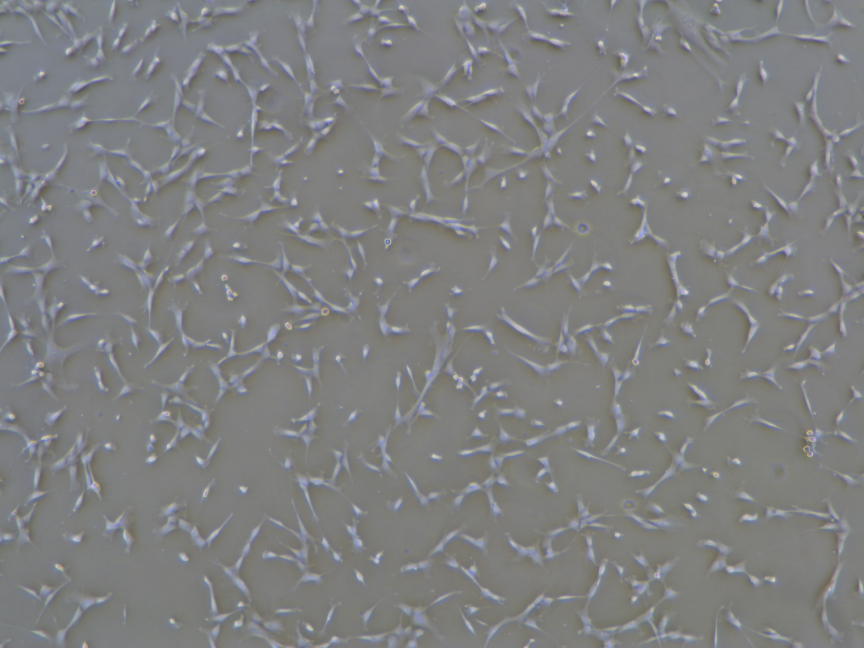
#> input picture hidos-django/hidos/cellc2/bin/images/1-3.jpg, 2592 x 1944 px (shown at 1/3 size)
$ python -i cellm3_V02.py   (imports and definitions only)
#> lines starting #> are read from the running program, lines starting #| are printed output that depends on the picture

# coding: utf-8

# In[42]:

from PIL import Image
#%matplotlib inline
#%matplotlib qt
import numpy as np
from skimage import io, morphology, data, color, img_as_ubyte
from cell.skimage_compat import bgr2gray, laplace, remove_small_holes, resize
from skimage.filters import gabor, gaussian
from skimage.util import img_as_ubyte
from skimage.morphology import erosion, dilation, opening, closing, white_tophat, skeletonize, disk
import cv2

version = '0.2'


def mask_create(image_phase):

    img_list = np.hstack(image_phase)
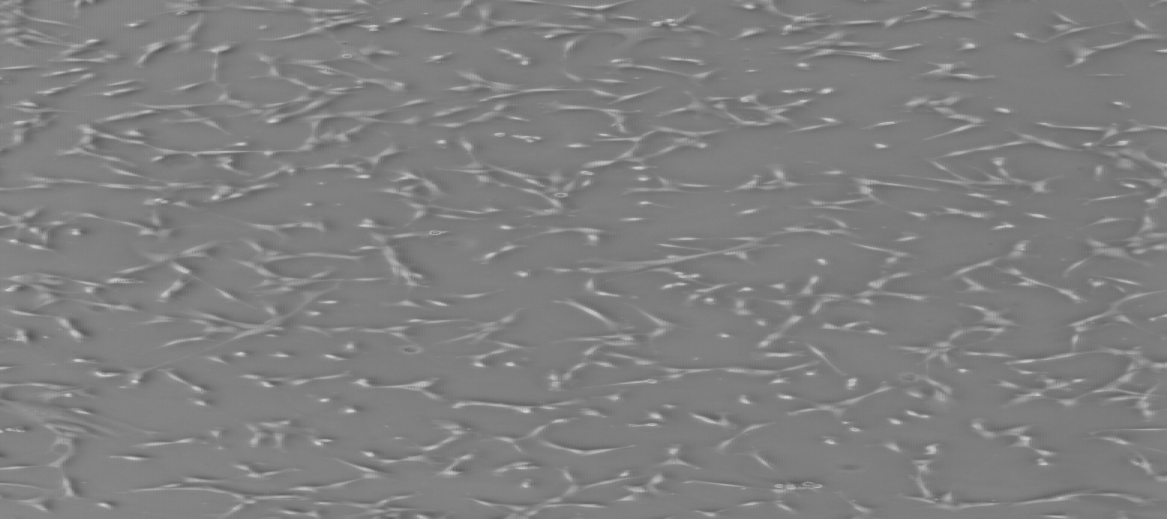
#> img_list: shape (2592, 5832) (shown at 1/5 size); min 79, max 255, mean 128.1

    # histogram the gray vale
    n, bins = np.histogram(img_list, 10)
#> n = [11884, 732013, 11321526, 2200107, 581131, 209939, 51392, 7791, 740, 21]; bins = [79, 96.6, 114.2, 131.8, 149.4, 167, 184.6, 202.2, 219.8, 237.4, 255]

    n2list = n.tolist()
#> n2list has the same summary as n
    bins2list = bins.tolist()
#> bins2list has the same summary as bins

    # segmentation the wound part
    img_pp = image_phase >= bins2list[1]
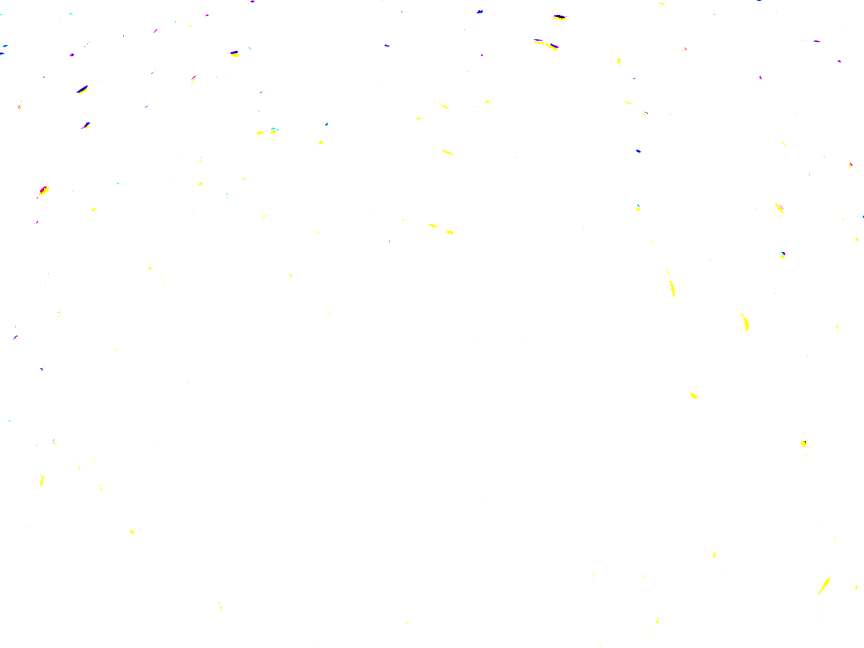
#> img_pp: shape (1944, 2592, 3) bool (shown at 1/3 size); mean R, G, B 1, 0.999, 0.999

    selem = disk(1)

    #dilation and erosion
#> (the run stopped early here; a loop or call above may not have finished)

$ run again, on hidos-django/hidos/cellc2/bin/images/IMG_0161.JPG
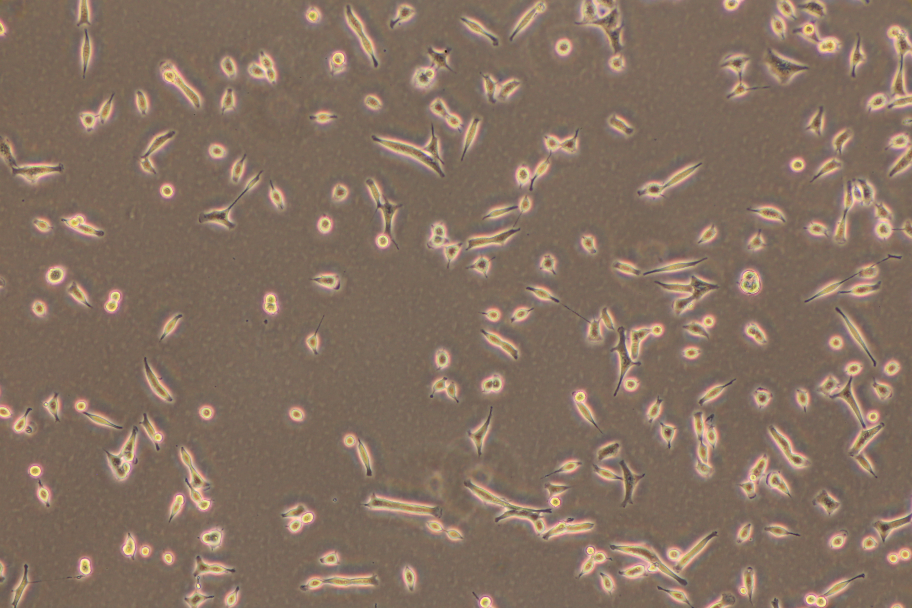
#> input picture hidos-django/hidos/cellc2/bin/images/IMG_0161.JPG, 3648 x 2432 px (shown at 1/4 size)
#> in mask_create, `img_list = np.hstack(image_phase)`:
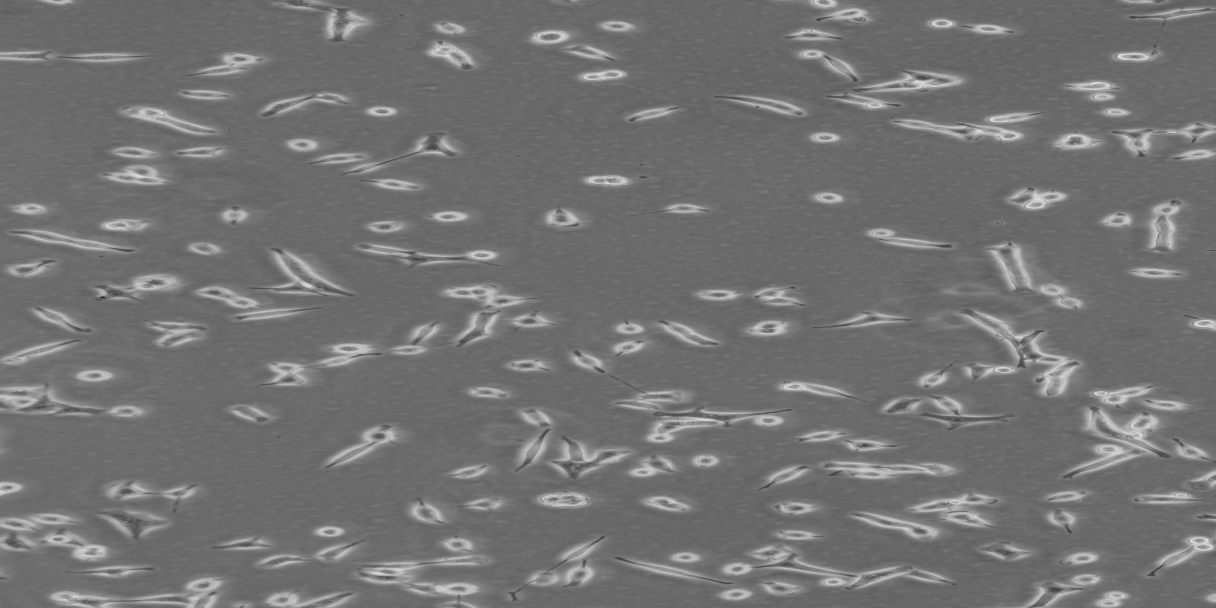
#> img_list: shape (3648, 7296) (shown at 1/6 size); min 5, max 255, mean 114.4
#> n = [70, 1961, 86904, 10773991, 11600138, 2313179, 875891, 554896, 322173, 86605]; bins = [5, 30, 55, 80, 105, 130, 155, 180, 205, 230, 255]
#> n2list has the same summary as n

$ run again, on hidos-django/hidos/cellc2/bin/images/IMG_0168.JPG
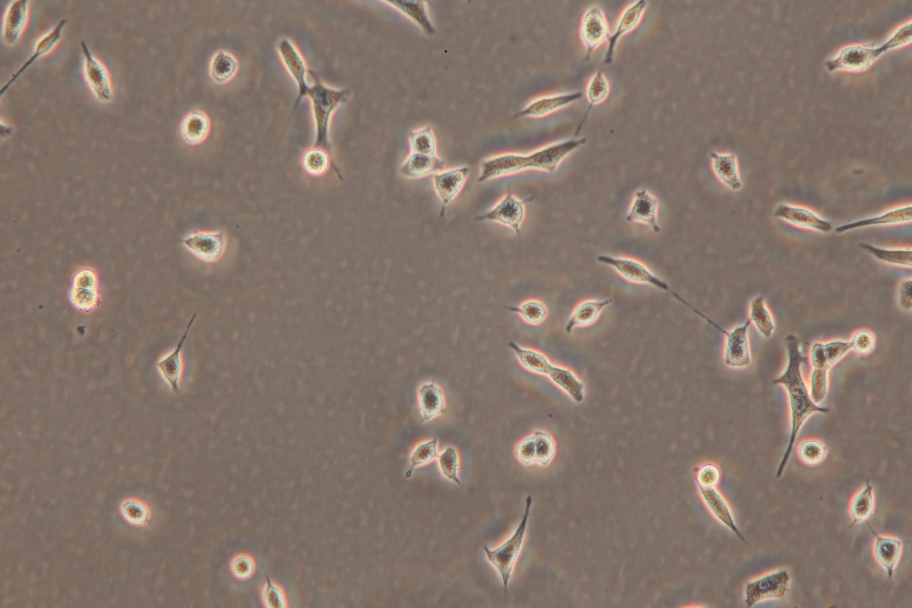
#> input picture hidos-django/hidos/cellc2/bin/images/IMG_0168.JPG, 3648 x 2432 px (shown at 1/4 size)
#> in mask_create, `img_list = np.hstack(image_phase)`:
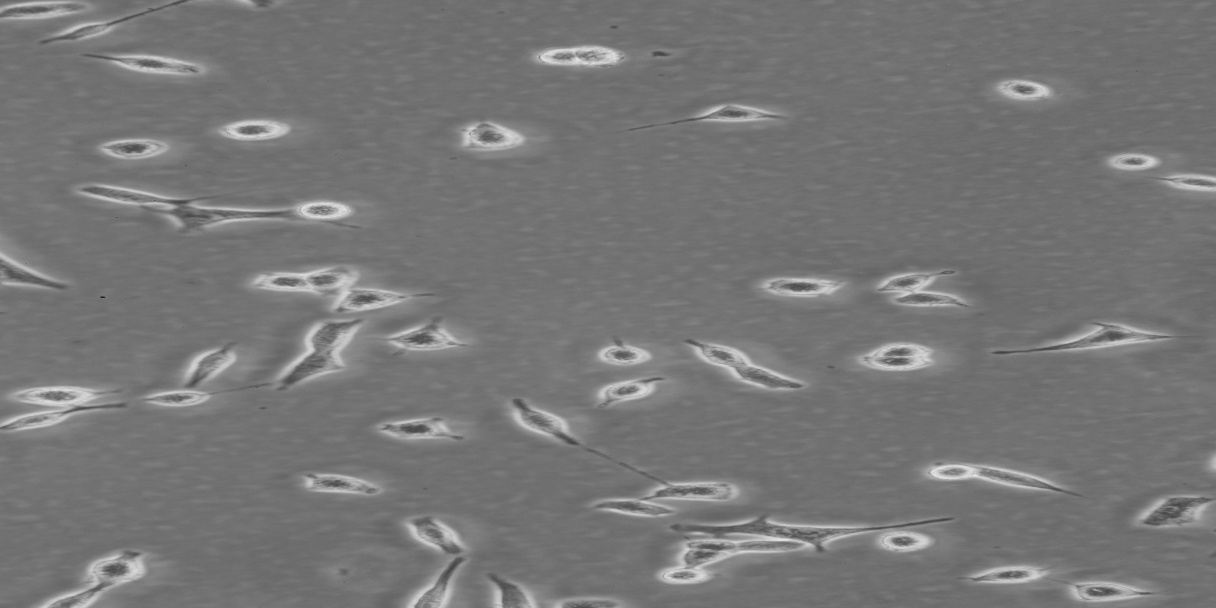
#> img_list: shape (3648, 7296) (shown at 1/6 size); min 10, max 255, mean 118.4
#> n = [113, 262, 99860, 8211491, 14831586, 2185399, 686123, 349117, 191181, 60676]; bins = [10, 34.5, 59, 83.5, 108, 132.5, 157, 181.5, 206, 230.5, 255]
#> n2list has the same summary as n
#> bins2list has the same summary as bins
